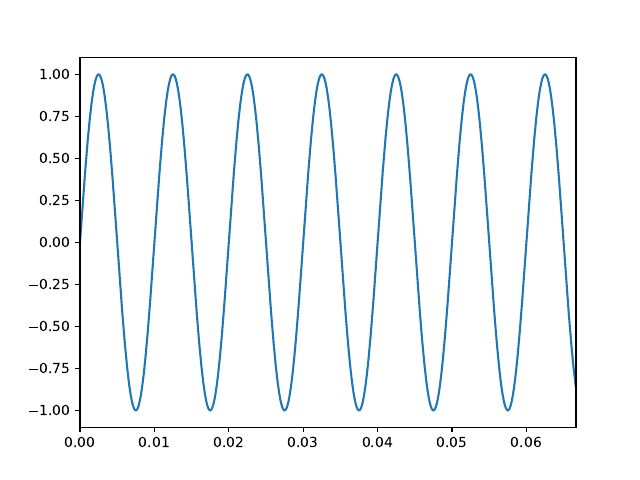

Generate this figure with Python:
import numpy as np
import matplotlib.pyplot as plt
import scipy.io.wavfile as wav
import sounddevice as sd

A = 1
fs_play = 44100
f1, f2 = 100, 300
fs1, fs2 = fs_play, fs_play
t1, t2 = (np.linspace(0, 1, fs1, endpoint=False),
          np.linspace(0, 1, fs2, endpoint=False))
sinus1 = np.sin(2*np.pi*f1*t1)
sinus2 = np.sin(2*np.pi*f2*t2)
t12 = np.append(t1, t2 + 1)
sinus12 = np.append(sinus1, sinus2)
plt.xlim(0, 20/f2)
plt.plot(t12, sinus12)
plt.savefig('ex5.pdf')
plt.show()

rate = int(10e5)
wav.write('sinus12.wav', rate, sinus12)
sd.play(sinus12, fs_play)
sd.wait()